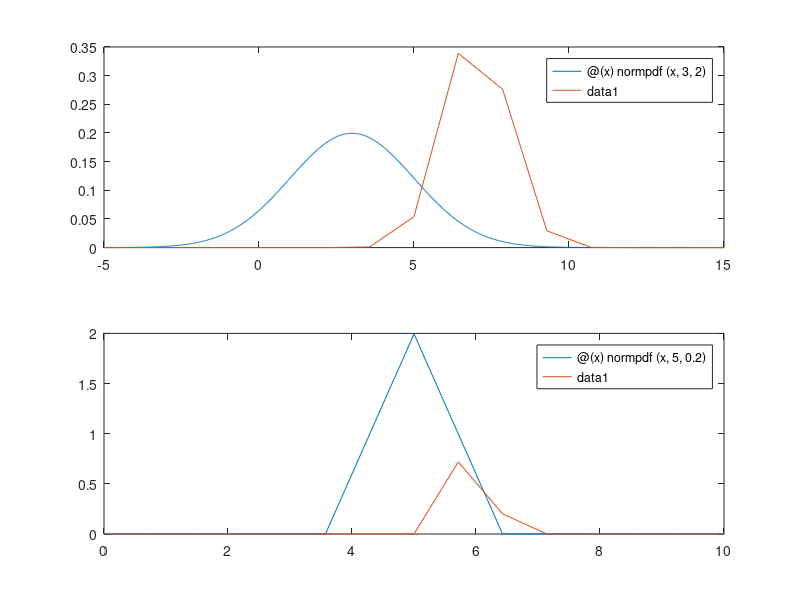

Here is the MATLAB script that generated this plot:
pdf11 = @(x) normpdf(x, 3, 2);
pdf12 = @(x) normpdf(x, 7, 1);
pdf21 = @(x) normpdf(x, 5, 0.2);
pdf22 = @(x) normpdf(x, 6, 0.2);

% Plot 1
% Expected threshold is 5.35
subplot(2,1,1);
fplot(pdf11, [-5,15]);
hold on;
fplot(pdf12, [-5,15]);
hold off;

% Plot 2
% Expected threshold is 5.5
subplot(2,1,2);
fplot(pdf21, [-5,15]);
hold on;
fplot(pdf22, [0,10]);
hold off;
